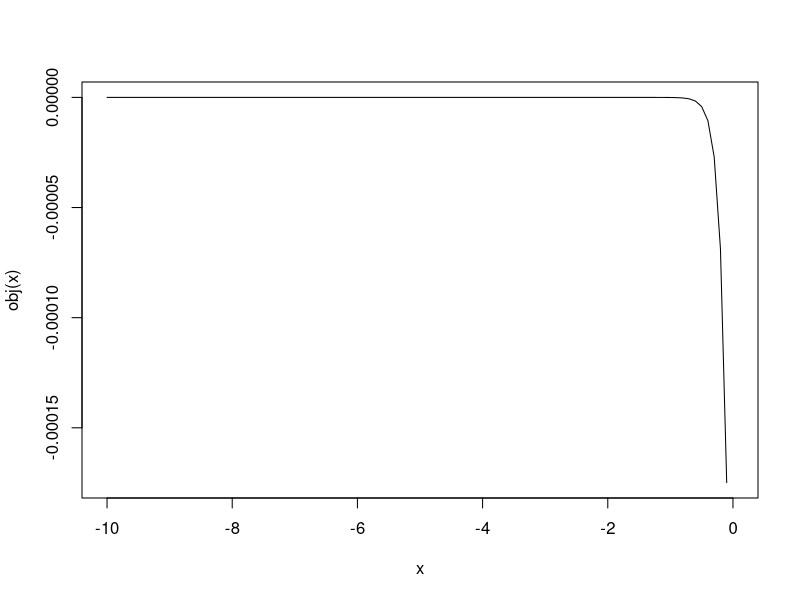
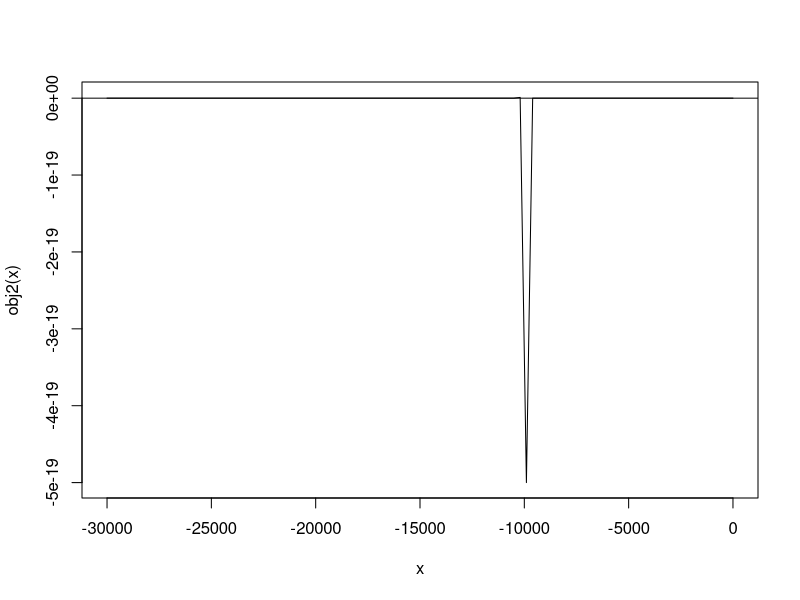

These charts were generated, in order, by the following R code:


# Question 1' -------------------------------------------------------------

obj <- function(a){
  ((10000 ^ a) / a) - (1 / 2) * ((9900 ^ a) / a) - 
    (1 / 2) * ((10110 ^ a) / a)
}

curve(obj, from = -10, to = 0)

avals <- seq(-10, 0, length.out = 101)
guess <- data.frame(
  a = avals,
  v = obj(avals)
)

r <- uniroot(obj, c(-9,-8))
alpha_max <- r$root

obj2 <- function(G){
  a = -9 # to ensure refusing previous lottery
  10000 ^ a - (1 / 2) * (8000 ^ a) - (1 / 2) * ((10000 + G) ^ a)
}

curve(obj2, -30000, 0)
abline(h = 0) # seems to asypmtotically approach 0
uniroot(obj2, c(-30000, -10001))
uniroot(obj2, c(-10001, 0))

# Question 2 --------------------------------------------------------------

# Payoffs and prices
P_up <- matrix(c(1, 1.9444), ncol = 1)
D_up <- matrix(c(1, 2.5, 1, 1.5), nrow = 2, byrow = T)
P_dn <- matrix(c(0.96, 1.2742), ncol = 1)
D_dn <- matrix(c(1, 2, 1, 1), nrow = 2, byrow = T)
P_0 <- matrix(c(0.9487, 1.5285), ncol = 1)
D_0 <- rbind(t(P_up), t(P_dn))

# Cond'l A-D state prices
a_zuu <- t(P_up) %*% solve(D_up) %*% c(1, 0)
a_zud <- t(P_up) %*% solve(D_up) %*% c(0, 1)
a_zdu <- t(P_dn) %*% solve(D_dn) %*% c(1, 0)
a_zdd <- t(P_dn) %*% solve(D_dn) %*% c(0, 1)

# Date-0 prices
a0_zuu <- t(P_0) %*% solve(D_0) %*% c(a_zuu, 0)
a0_zud <- t(P_0) %*% solve(D_0) %*% c(0, a_zud)
a0_zdu <- t(P_0) %*% solve(D_0) %*% c(a_zdu, 0)
a0_zdd <- t(P_0) %*% solve(D_0) %*% c(0, a_zdd)

# Prices for Z_1 = {z_u = {uu, ud}, z_d = {du, dd}} 
a_z1 <- t(P_0) %*% diag(2) %*% solve(D_0)

# SDFs
a0 <- rbind(a0_zuu, a0_zud, a0_zdu, a0_zdd) # unconditional AD prices
a1 <- rbind(a_zuu, a_zud, a_zdu, a_zdd) # conditional (t = 1) AD prices
M_2 <- a1 * 2
M_1 <- t(a_z1) * 2

# Pricing kernels
m_2 <- M_2 / rep(M_1, each = 2)
m_1 <- M_1

# Risk-free rate
Rf_0 <- 1 / sum(a_z1) # ~ 3.1%
Rf_1_zu <- 1 / (a_zuu + a_zud) # 0%--asset 1 has same price in all 3 nodes
Rf_1_zd <- 1 / (a_zdu + a_zdd) # 4%

# Expected and excess returns on asset 2
Er_2_0 <- mean(c(1.9444, 1.2742)) / 1.5285
Eer_2_0 <- Er_2_0 - Rf_0 + 1 # excess return, t = 0

Er_2_up <- mean(c(2.5, 1.5)) / 1.9444
Eer_2_up <- Er_2_up - Rf_1_zu + 1 # t = 1, up

Er_2_dn <- 1.5 / 1.2742
Eer_2_dn <- Er_2_dn - Rf_1_zd + 1 # t = 1, down

# Optimal consumption
c2_s <- (1 / a0) / 4
num_a0 <- c2_s * a0
theta_1 <- (1 / 2) * a1

theta_1_opt <- c(theta_1[1] + theta_1[2], theta_1[3] + theta_1[4])
theta_0_opt <- theta_1_opt %*% solve(D_0) # this is it, or very close

